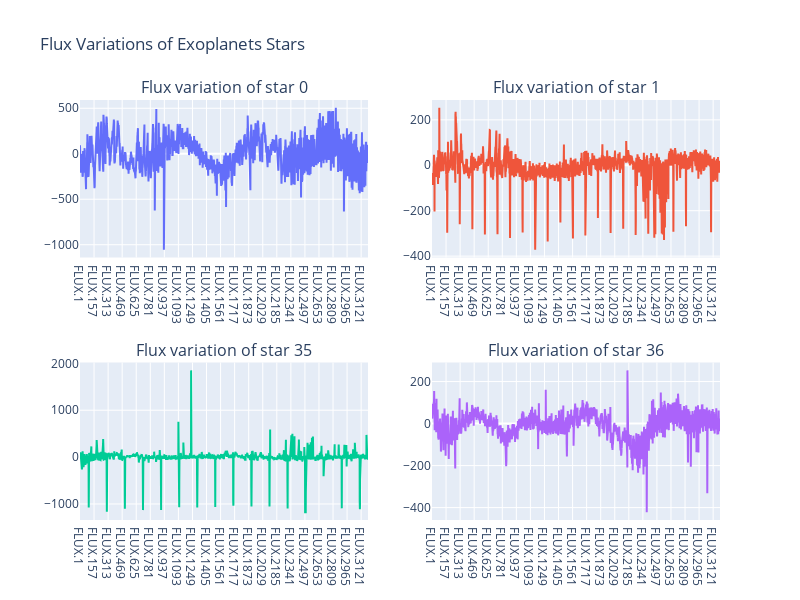

Notebook cell for this chart:
### Code cell
# Flux Variations of Exoplanets Stars
fig = make_subplots(rows=2, cols=2,subplot_titles=("Flux variation of star 0", "Flux variation of star 1", 
                                                   "Flux variation of star 35", "Flux variation of star 36"))
fig.add_trace(
    go.Scatter(y=train_t_e[0], x=train_t_e.index),
    row=1, col=1
)
fig.add_trace(
    go.Scatter(y=train_t_e[1], x=train_t_e.index),
    row=1, col=2
)
fig.add_trace(
    go.Scatter(y=train_t_e[35], x=train_t_e.index),
    row=2, col=1
)
fig.add_trace(
    go.Scatter(y=train_t_e[36], x=train_t_e.index),
    row=2, col=2
)
fig.update_layout(height=600, width=800, title_text="Flux Variations of Exoplanets Stars",showlegend=False)

### Figure 1 — Plotly figure (JSON) as saved in the notebook; plotly's stock layout.template omitted (floating-point values rounded to 4 significant figures; data arrays with more than 128 entries replaced by an {"elided": "..."} marker saying what was removed)
{"data": [{"type": "scatter", "x": {"elided": "3197 str values"}, "xaxis": "x", "y": {"elided": "3197 float values"}, "yaxis": "y"}, {"type": "scatter", "x": {"elided": "3197 str values"}, "xaxis": "x2", "y": {"elided": "3197 float values"}, "yaxis": "y2"}, {"type": "scatter", "x": {"elided": "3197 str values"}, "xaxis": "x3", "y": {"elided": "3197 float values"}, "yaxis": "y3"}, {"type": "scatter", "x": {"elided": "3197 str values"}, "xaxis": "x4", "y": {"elided": "3197 float values"}, "yaxis": "y4"}], "layout": {"annotations": [{"font": {"size": 16}, "showarrow": false, "text": "Flux variation of star 0", "x": 0.225, "xanchor": "center", "xref": "paper", "y": 1, "yanchor": "bottom", "yref": "paper"}, {"font": {"size": 16}, "showarrow": false, "text": "Flux variation of star 1", "x": 0.775, "xanchor": "center", "xref": "paper", "y": 1, "yanchor": "bottom", "yref": "paper"}, {"font": {"size": 16}, "showarrow": false, "text": "Flux variation of star 35", "x": 0.225, "xanchor": "center", "xref": "paper", "y": 0.375, "yanchor": "bottom", "yref": "paper"}, {"font": {"size": 16}, "showarrow": false, "text": "Flux variation of star 36", "x": 0.775, "xanchor": "center", "xref": "paper", "y": 0.375, "yanchor": "bottom", "yref": "paper"}], "height": 600, "showlegend": false, "title": {"text": "Flux Variations of Exoplanets Stars"}, "width": 800, "xaxis": {"anchor": "y", "domain": [0, 0.45]}, "xaxis2": {"anchor": "y2", "domain": [0.55, 1]}, "xaxis3": {"anchor": "y3", "domain": [0, 0.45]}, "xaxis4": {"anchor": "y4", "domain": [0.55, 1]}, "yaxis": {"anchor": "x", "domain": [0.625, 1]}, "yaxis2": {"anchor": "x2", "domain": [0.625, 1]}, "yaxis3": {"anchor": "x3", "domain": [0, 0.375]}, "yaxis4": {"anchor": "x4", "domain": [0, 0.375]}}}
